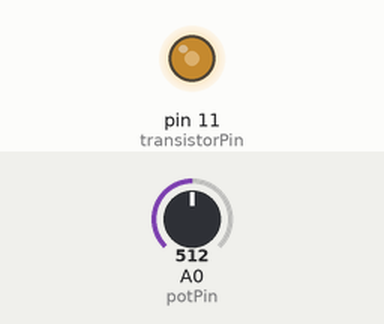
This sketch was run on a simulated Arduino Uno, built with avr-gcc and run on an emulated ATmega328P. Shown: output pins drawn as LEDs (lit = HIGH). Inputs (shaded band) come from the test bench; at power-on: A0 (potPin) = 512.

Above: at 1.2 s.
1.3 s: A0 (potPin) set to 716
At 1.7 s:
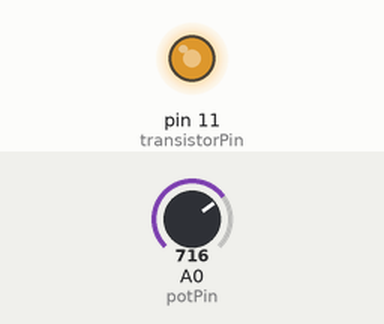
2.8 s: A0 (potPin) set to 900
At 4.0 s:
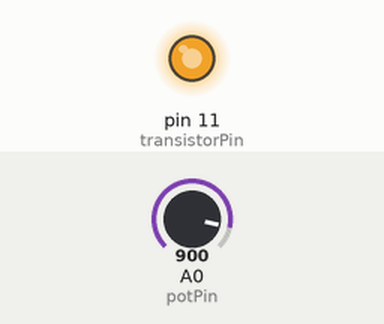
4.3 s: A0 (potPin) set to 122
At 5.2 s:
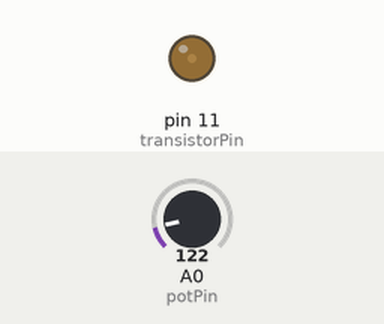
5.8 s: A0 (potPin) set to 0
At 6.3 s:
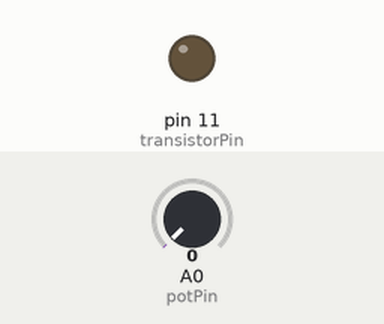
7.3 s: A0 (potPin) set to 511
At 8.6 s:
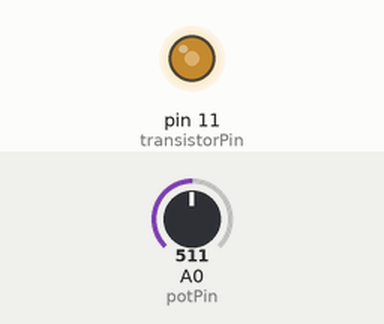
Timing chart, 0 to 9.8 s (numbered marks = the images above; inputs shaded):
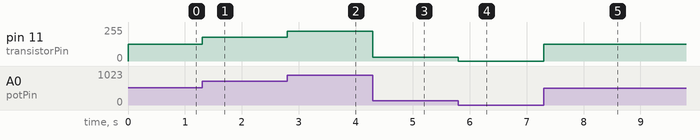

The sketch:

DCMotor_pot.ino
```cpp
const int potPin = 0;                    //Assegno il potenziometro al pin 0;
const int transistorPin = 11;            //Assegno il transistor al pin 11;
int potValue;                            //Variabile potenza che inizialmente è di 0;
int potValueMapped;

void setup() {
  pinMode(transistorPin, OUTPUT);         //Decido che il mio output finisce al pin 11;
}

void loop() {                             //Creo una funzione standard di arduino che mi consente di;
  potValue = analogRead(potPin);          //Legge il valore del pin analogico selezionato;
  potValueMapped = map(potValue, 0, 1024, 0 , 255  );
  analogWrite(transistorPin, potValueMapped);    //Scrive il valore analogico del pin 11 in questo caso e vi aggiunge il valore di potValue;
}
```

Measured:
- after the input at 1.3 s, pin 11 (transistorPin): 127/255 → 178/255 at once
- after the input at 2.8 s, pin 11 (transistorPin): 178/255 → 224/255 at once
- after the input at 4.3 s, pin 11 (transistorPin): 224/255 → 30/255 at once
- after the input at 5.8 s, pin 11 (transistorPin): 30/255 → 0/255 at once
- after the input at 7.3 s, pin 11 (transistorPin): 0/255 → 127/255 at once
